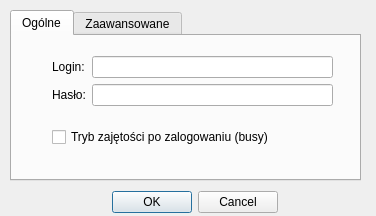
<?xml version="1.0" encoding="UTF-8"?>
<ui version="4.0">
 <class>uiOptions</class>
 <widget class="QDialog" name="uiOptions">
  <property name="geometry">
   <rect>
    <x>0</x>
    <y>0</y>
    <width>376</width>
    <height>216</height>
   </rect>
  </property>
  <property name="minimumSize">
   <size>
    <width>376</width>
    <height>216</height>
   </size>
  </property>
  <property name="maximumSize">
   <size>
    <width>376</width>
    <height>216</height>
   </size>
  </property>
  <property name="windowTitle">
   <string>Opcje programu</string>
  </property>
  <property name="windowIcon">
   <iconset>
    <normaloff>:/images/logo_64.png</normaloff>:/images/logo_64.png</iconset>
  </property>
  <widget class="QTabWidget" name="tabWidget">
   <property name="geometry">
    <rect>
     <x>10</x>
     <y>10</y>
     <width>351</width>
     <height>171</height>
    </rect>
   </property>
   <property name="currentIndex">
    <number>0</number>
   </property>
   <widget class="QWidget" name="tab">
    <attribute name="title">
     <string>Ogólne</string>
    </attribute>
    <widget class="QWidget" name="verticalLayoutWidget">
     <property name="geometry">
      <rect>
       <x>40</x>
       <y>20</y>
       <width>281</width>
       <height>91</height>
      </rect>
     </property>
     <layout class="QVBoxLayout" name="verticalLayout">
      <item>
       <layout class="QFormLayout" name="formLayout">
        <property name="fieldGrowthPolicy">
         <enum>QFormLayout::ExpandingFieldsGrow</enum>
        </property>
        <item row="0" column="0">
         <widget class="QLabel" name="labelNick">
          <property name="text">
           <string>Login:</string>
          </property>
         </widget>
        </item>
        <item row="0" column="1">
         <widget class="QLineEdit" name="lineEditNick">
          <property name="maxLength">
           <number>32</number>
          </property>
         </widget>
        </item>
        <item row="1" column="0">
         <widget class="QLabel" name="labelPass">
          <property name="text">
           <string>Hasło:</string>
          </property>
         </widget>
        </item>
        <item row="1" column="1">
         <widget class="QLineEdit" name="lineEditPass">
          <property name="inputMask">
           <string/>
          </property>
          <property name="maxLength">
           <number>32767</number>
          </property>
          <property name="echoMode">
           <enum>QLineEdit::Password</enum>
          </property>
         </widget>
        </item>
       </layout>
      </item>
      <item>
       <widget class="QCheckBox" name="checkBox_5">
        <property name="text">
         <string>Tryb zajętości po zalogowaniu (busy)</string>
        </property>
       </widget>
      </item>
     </layout>
    </widget>
   </widget>
   <widget class="QWidget" name="tab_2">
    <attribute name="title">
     <string>Zaawansowane</string>
    </attribute>
    <widget class="QWidget" name="verticalLayoutWidget_2">
     <property name="geometry">
      <rect>
       <x>0</x>
       <y>0</y>
       <width>341</width>
       <height>133</height>
      </rect>
     </property>
     <layout class="QVBoxLayout" name="verticalLayout_2">
      <item>
       <widget class="QCheckBox" name="checkBox">
        <property name="text">
         <string>Debug</string>
        </property>
       </widget>
      </item>
      <item>
       <widget class="QCheckBox" name="checkBox_2">
        <property name="text">
         <string>Pokazywanie ZUO</string>
        </property>
       </widget>
      </item>
      <item>
       <widget class="QCheckBox" name="checkBox_3">
        <property name="text">
         <string>Wyłączenie formatowania</string>
        </property>
       </widget>
      </item>
      <item>
       <widget class="QCheckBox" name="checkBox_4">
        <property name="text">
         <string>Ukrywanie wejść/wyjść</string>
        </property>
       </widget>
      </item>
      <item>
       <widget class="QCheckBox" name="checkBox_6">
        <property name="text">
         <string>Wyłączenie avatarów</string>
        </property>
       </widget>
      </item>
     </layout>
    </widget>
   </widget>
  </widget>
  <widget class="QDialogButtonBox" name="buttonBox">
   <property name="geometry">
    <rect>
     <x>90</x>
     <y>190</y>
     <width>210</width>
     <height>25</height>
    </rect>
   </property>
   <property name="orientation">
    <enum>Qt::Horizontal</enum>
   </property>
   <property name="standardButtons">
    <set>QDialogButtonBox::Cancel|QDialogButtonBox::Ok</set>
   </property>
   <property name="centerButtons">
    <bool>true</bool>
   </property>
  </widget>
 </widget>
 <resources/>
 <connections/>
</ui>
